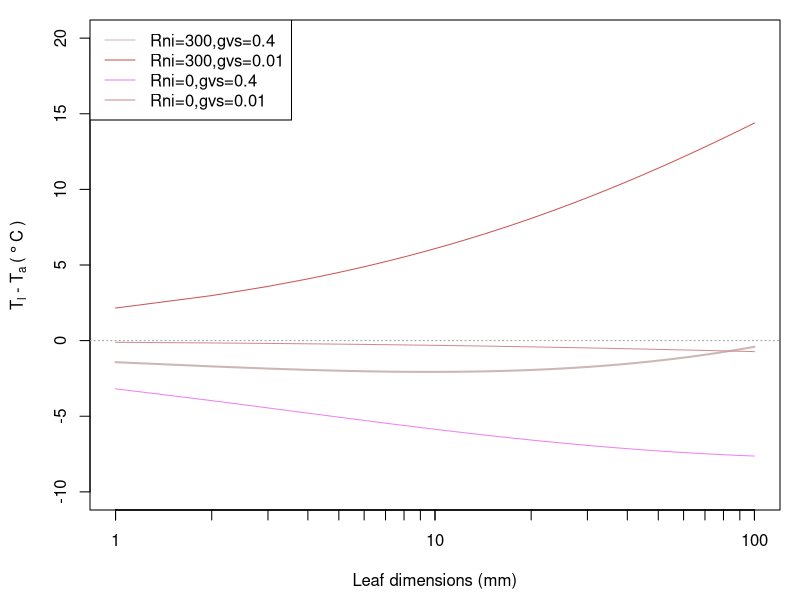

Source code (R):
vp3 <- function(Tmpt) #a function to estimate VPD unite: kpa source: Campbell&Norman Env. biophysics
{return(0.611*exp((17.502*Tmpt)/(Tmpt+240.97)))}

# a function to estimate the slope of the saturation vapor pressure function
Delta.fun <- function(x)
{return(17.502*240.47*vp3(x)/(240.97+x)^2)}


leaf.T <- function(R_ni,g_vs) # a function to estimate leaf temperature
{
T_a <- 30
u <- 1
RH <- 0.2

gamma <- 6.66E-4 #thermodynamic psychrometer constant
p_a <- 101.3
c_p <- 29.3 # specific heat of air at constant pressure, J/mol/K

g_r <- 7E-6*(T_a+273.15)^2-0.0021*(T_a+273.15)+0.2085;g_r # radiative conductance

e_s <- vp3(T_a);e_s # saturated vapor pressure 

Delta <- Delta.fun(T_a);Delta # slope of vapor pressure function
s <- Delta/p_a # slope of saturation mole fraction function
D <- e_s*(1-RH);D


d <- 1:100/1000 # leaf dimension

g_Ha <- 0.135*sqrt(u/d);g_Ha # example 14.1 used g_Ha <- 1.4*0.135*sqrt(u/d)
g_va <- 0.147*sqrt(u/d);g_va # example 14.1 used g_va <- 1.4*0.147*sqrt(u/d)
g_Hr <- g_Ha+g_r;g_Hr

g_v <- g_vs*g_va/(g_vs+g_va);g_v
gamma_star <- gamma *g_Hr/g_v;gamma_star

T_l <- T_a + gamma_star/(gamma_star+s)*(R_ni/(g_Hr*c_p)-D/p_a/gamma_star);T_l
return(T_l-T_a)
}

dat1 <- leaf.T(300,0.4)
dat2 <- leaf.T(300,0.01)
dat3 <- leaf.T(0,0.4)
dat4 <- leaf.T(0,0.01)

par(mar=c(4.5,4.5,1,1))
plot(log10(1:100),dat1,type="l",col="mistyrose3",ylim=c(-10,20),xaxt="n",
lwd=2,ylab=expression(T[l]~"-"~T[a]~"("~degree~C~")"),xlab="Leaf dimensions (mm)")
axis(1,at=log10(c(1:10,seq(20,100,by=10))),labels=F)
axis(1,at=c(0,1,2),labels=c(1,10,100))
lines(log10(1:100),dat2,col="indianred3")
lines(log10(1:100),dat3,col="violet")
lines(log10(1:100),dat4,col="lightpink3")
abline(h=0,col=8,lty=3)
legend("topleft",c("Rni=300,gvs=0.4","Rni=300,gvs=0.01","Rni=0,gvs=0.4",
      "Rni=0,gvs=0.01"),lty=1,col=c("mistyrose3","indianred3",
      "violet","lightpink3"))

